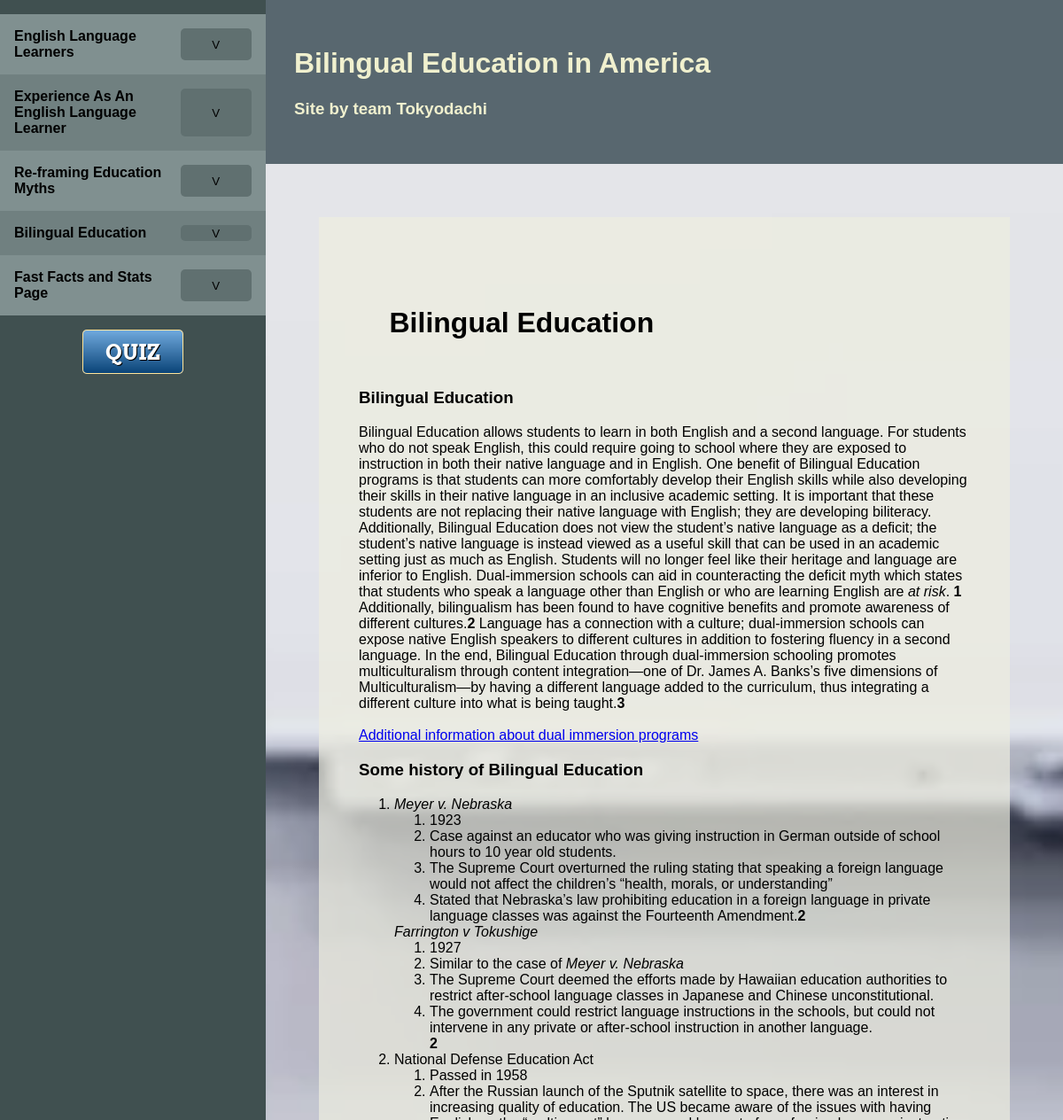
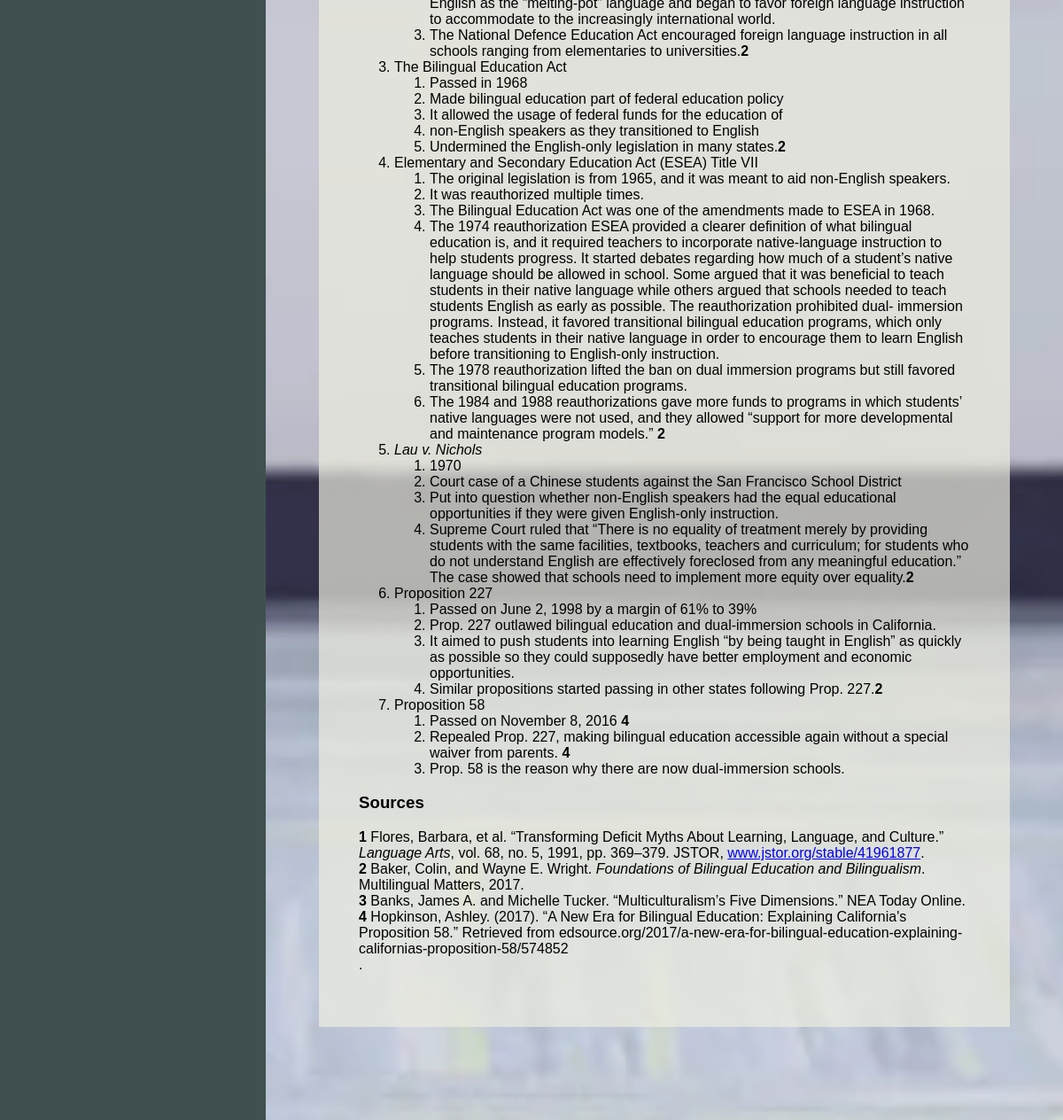
The app's page /articles/Bilingual Education/read/ with its own data (2 pictures, top to bottom).
### articles/models.py (models this page shows)
class Topic(models.Model):
    name = models.CharField(max_length=64)
    index = models.IntegerField(default=-1)
    def __str__(self):
        return self.name
    def subtopics(self):
        return self.subtopic_set.all()

class Subtopic(models.Model):
    topic = models.ForeignKey(Topic, on_delete=models.CASCADE)
    name = models.CharField(max_length=64)
    text = models.TextField(default = "<p>ERROR: TEXT MISSING</p>")
    index = models.IntegerField(default = -1)
    def __str__(self):
        return self.name

### articles/views.py (the view)
# urls.py: path('<str:article_id>/read/', views.ArticleView.as_view(), name='article'),
class ArticleView(TemplateView):
    template_name = "articles/article.html"
    def get_context_data(self, **kwargs):
        context = super().get_context_data(**kwargs)
        try:
            context['article_id'] = Topic.objects.get(name=kwargs['article_id'])
        except exceptions.ObjectDoesNotExist:
            context['article_id'] = None
        context['topics'] = Topic.objects.all()
        return context

### articles/templates/articles/article.html
{% load static %}
<link rel="stylesheet" type="text/css" href="{% static 'articles/style.css' %}"/>
{% if topics %}
    {% include "articles/sidebar.html" %}
{% else %}
<div>
{% endif %}
<div class="pagecontent">
<div class="top">
    <h1>Bilingual Education in America</h1>
    <h3>Site by team Tokyodachi</h3>
</div>
{% if article_id %}
<div class="article">
    <h1> {{ article_id }} </h1>
    {% for subtopic in article_id.subtopics %}
        <div id="{{ subtopic }}">
            <h3>{{ subtopic|safe }}</h3>
            <p>
            {{ subtopic.text|safe }}
            </p>
        </div>
    {% endfor %}
{% else %}
    <p> Sorry, that's sound like an interesting topic,
        but we didn't have time to research it.
    </p>
</div>
{% endif %}
</div>
</div>

### articles/templates/articles/sidebar.html (shortened to what this page needs)
{% load static %}
<link rel="stylesheet" type="text/css" href="{% static 'articles/sidebar.css' %}"/>
<div class="sidebar">
    <ol>
    {% for topic in topics %}
        <li class="topic" onmouseover="temp_expand_id('subtopic_{{ topic }}')" onmouseout="end_temp_expand_id('subtopic_{{ topic }}')">
            <div class="sb_collapse_top">
                <a href="{% url 'articles:article' topic %}">{{ topic }}</a>
                <button class="sb_collapse" onclick="toggle_collapse_id('subtopic_{{ topic }}')">V</button>
            </div>
        </li>
    {% endfor %}
    </ol>
    <a href="{% url 'quiz:random_question' %}">
        <img src="{% static 'articles/images/button_quiz.png' %}"/>
    </a>
</div>
<div class="rightside">

### articles/static/articles/style.css (style rules this page uses)
.top { margin: 0; padding: 32; background-color: #263a44bb; color: #f0f0ce; box-shadow: 4px #000000; }
.pagecontent { background-image: url("/static/articles/images/bg.png"); background-repeat: no-repeat; background-position: center top; background-attachment: fixed; background-size: cover; min-height: 100vh; padding-bottom: 5%; }
.article { margin: 60px; padding-left : 5%; padding-right : 5%; padding-top : 5%; padding-bottom: 5%; background-color: #eeeee0b0; }
.article h1 { padding : 5%; }

### articles/static/articles/sidebar.css (style rules this page uses)
.sidebar { margin: 0%; background-color : #405050; float : left; width : 300px; height : 100%; display : block; overflow-y : scroll; position: fixed; }
.sidebar ol { list-style: none; padding-left: 0; }
.sidebar a { color: #000; text-decoration: none; font-weight: bold; }
.sidebar img { display: block; margin-left: auto; margin-right: auto; }
li.topic { margin-left: 0; width: 100%; }
.sb_collapse_top { background-color: #809090; padding: 16px; display: grid; grid-template-columns: 70% 30%; }
li.topic:nth-child(even) .sb_collapse_top { background: #708080; }
.sb_collapse_top button { background: #607070; -webkit-border-radius: 5px; -moz-border-radius: 5px; border-radius: 5px; border: 0; }
.rightside { margin-left: 300px; }

### records on screen
Topic: name "English Language Learners"
Topic: name "Experience As An English Language Learner"
Topic: name "Re-framing Education Myths"
Topic: name "Bilingual Education"
Topic: name "Fast Facts and Stats Page"
Subtopic: name "Bilingual Education", text "Bilingual Education allows students to learn in both English and a second language. For students who do not speak English, this could require going to school where they are exposed to instruction in both their native language and in English. One benefit of Bilingual Education programs is that students can more comfortably develop their English skills while also developing their skills in their native language in an inclusive academic setting. It is important that these students are not replacing their native language with English; they are developing biliteracy. Additionally, Bilingual Education does not view the student’s native language as a deficit; the student’s native language is…"
Subtopic: name "Some history of Bilingual Education", text "Meyer v. Nebraska 1923 Case against an educator who was giving instruction in German outside of school hours to 10 year old students. The Supreme Court overturned the ruling stating that speaking a foreign language would not affect the children’s “health, morals, or understanding” Stated that Nebraska’s law prohibiting education in a foreign language in private language classes was against the Fourteenth Amendment. 2 Farrington v Tokushige 1927 Similar to the case of Meyer v. Nebraska The Supreme Court deemed the efforts made by Hawaiian education authorities to restrict after-school language classes in Japanese and Chinese unconstitutional. The government could restrict language…"
Subtopic: name "Sources", text "1 Flores, Barbara, et al. “Transforming Deficit Myths About Learning, Language, and Culture.” Language Arts , vol. 68, no. 5, 1991, pp. 369–379. JSTOR, www.jstor.org/stable/41961877 . 2 Baker, Colin, and Wayne E. Wright. Foundations of Bilingual Education and Bilingualism . Multilingual Matters, 2017. 3 Banks, James A. and Michelle Tucker. “Multiculturalism’s Five Dimensions.” NEA Today Online. 4 Hopkinson, Ashley. (2017). “A New Era for Bilingual Education: Explaining California's Proposition 58.” Retrieved from edsource.org/2017/a-new-era-for-bilingual-education-explaining-californias-proposition-58/574852 ."
